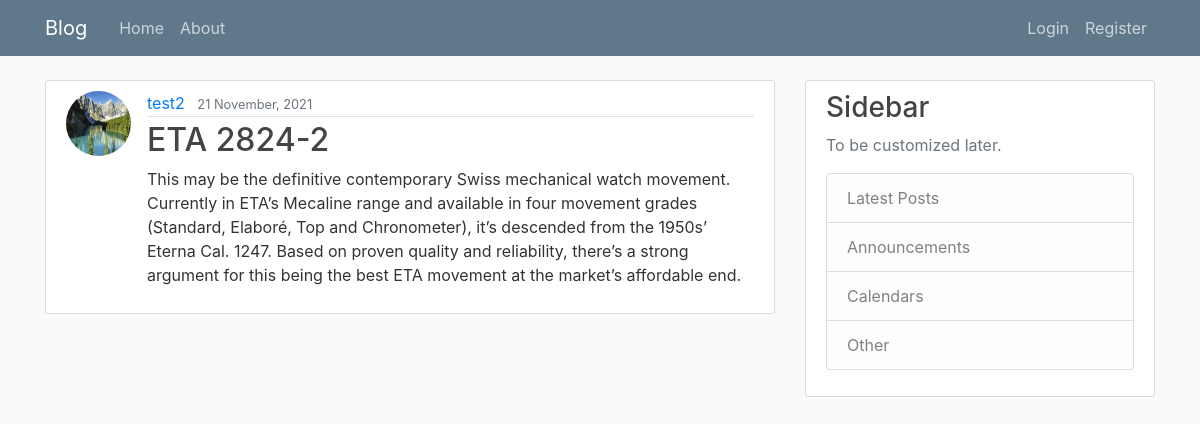
Screenshot of /post/28/ with the database file from the repository.
### blog/models.py (models this page shows, shortened)
class Post(models.Model):
    title = models.CharField(max_length=100)
    content = models.TextField()
    date_posted = models.DateTimeField(default=timezone.now)
    author = models.ForeignKey(User, on_delete=models.CASCADE)

### users/models.py (models this page shows, shortened)
class Profile(models.Model):
    user = models.OneToOneField(User, on_delete=models.CASCADE)
    image = models.ImageField(default='default.jpg', upload_to='profile_pics')

### blog/views.py (the view)
# urls.py: path('post/<int:pk>/', PostDetailView.as_view(), name='post-detail'),
class PostDetailView(DetailView):
    model = Post

### blog/templates/blog/post_detail.html (shortened to what this page needs)
{% extends "blog/base.html" %}
{% block content %}
    <article class="media content-section">
        <img class="rounded-circle article-img" src="{{ object.author.profile.image.url }}">
        <div class="media-body">
        <div class="article-metadata">
            <a class="mr-2" href="#">{{ object.author }}</a>
            <small class="text-muted">{{ object.date_posted|date:"d F, Y" }}</small>
        </div>
        <h2 class="article-title">{{ object.title }}</h2>
        <p class="article-content">{{ object.content }}</p>
        </div>
        </article>
{% endblock content %}

### blog/static/blog/main.css (style rules this page uses)
body { background: #fafafa; color: #333333; margin-top: 5rem; }
h1, h2, h3, h4, h5, h6 { color: #444444; }
.content-section { background: #ffffff; padding: 10px 20px; border: 1px solid #dddddd; border-radius: 3px; margin-bottom: 20px; }
.article-title { color: #444444; }
.article-content { white-space: pre-line; }
.article-img { height: 65px; width: 65px; margin-right: 16px; }
.article-metadata { padding-bottom: 1px; margin-bottom: 4px; border-bottom: 1px solid #e3e3e3 }

### rows the page displays
Post: author.profile.image (picture), author "test2", date_posted "21 November, 2021", title "ETA 2824-2", content "This may be the definitive contemporary Swiss mechanical watch movement. Currently in ETA’s Mecaline range and available in four movement grades (Standard, Elaboré, Top and Chronometer), it’s descended from the 1950s’ Eterna Cal. 1247. Based on proven quality and reliability, there’s a strong argument for this being the best ETA movement at the market’s affordable end."
